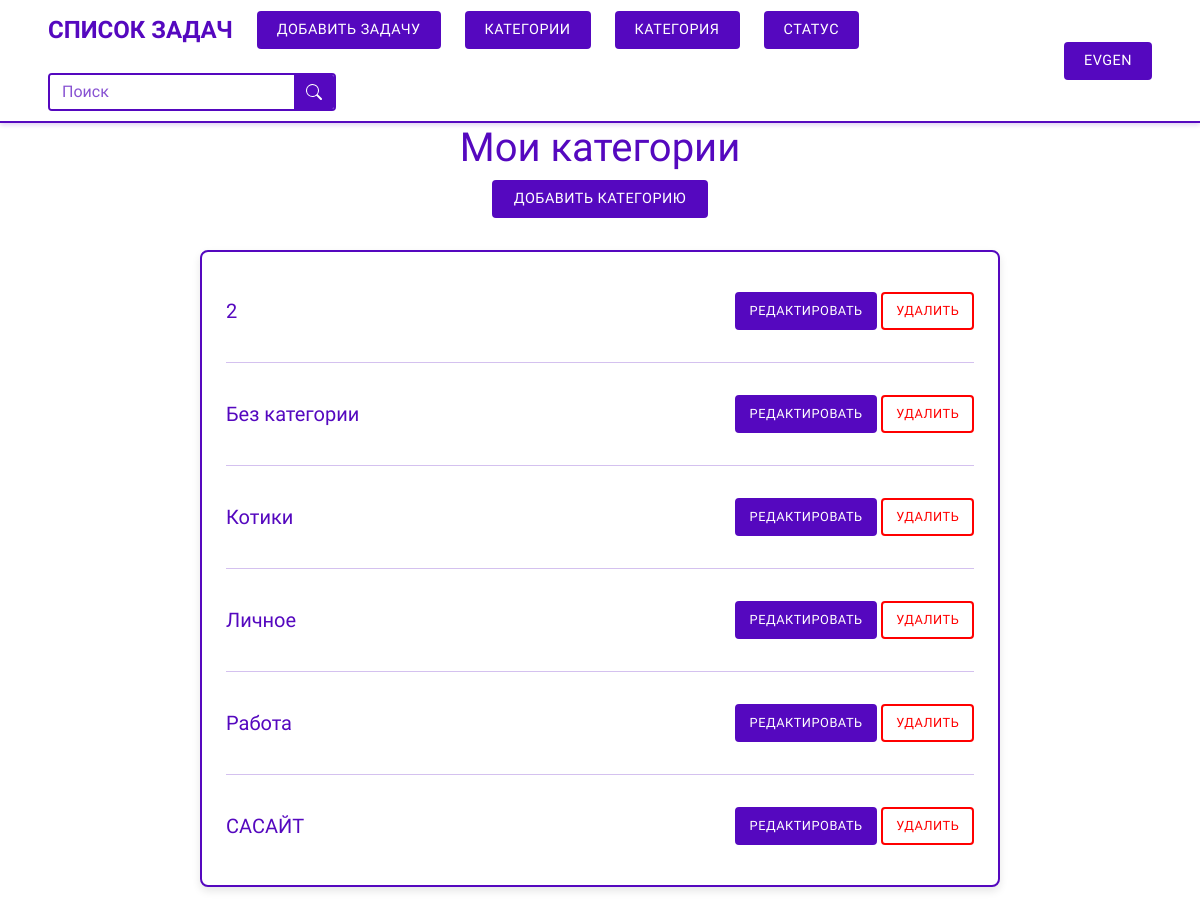
Screenshot of /category/ (signed in) with the database file from the repository.
### task/models.py (models this page shows, shortened)
class Category(models.Model):
    name = models.CharField(max_length=50, verbose_name='Название')
    slug = models.SlugField(max_length=50, db_index=True, allow_unicode=True)
    user = models.ForeignKey(User, on_delete=models.CASCADE, verbose_name='Пользователь', related_name='categories')
    class Meta:
        ordering = ('name',)
        verbose_name = 'Категория'
        verbose_name_plural = 'Категории'
        constraints = [
            models.UniqueConstraint(fields=['slug', 'user'], name='unique_slug_per_user')
        ]

### task/views.py (the view)
# urls.py: path('category/', views.category_list, name='category_list'),
@login_required
def category_list(request):
    return render(request, 'task/category_list.html')

### task/templatetags/filter_tags.py (called while the page is built)
@register.simple_tag(takes_context=True)
def url_replace_param(context, **kwargs):
    request = context['request']
    dict_ = request.GET.copy()
    for key, value in kwargs.items():
        if value is not None:
            dict_[key] = value
        else:
            if key in dict_:
                del dict_[key]
    url = reverse('task:home')
    encoded_params = urlencode({k: v for k, v in dict_.items() if v}, doseq=True)
    if encoded_params:
        return f'{url}?{encoded_params}'
    return url

### task/templates/task/category_list.html (shortened to what this page needs)
{% extends 'base.html' %}
{% block content %}
    <div class="container mt-4">
        <h1 class="text-center">Мои категории</h1>
        <a href="{% url 'task:category_create' %}{{ all }}" class="btn btn-login">Добавить категорию</a>
        <div class="category-list-container">
            {% for category in categories %}
                <div class="category-item">
                    <div class="category-name-container">
                        <h2 class="category-name">{{ category.name }}</h2>
                    </div>
                    <div class="category-action">
                        <a href="{% url 'task:category_edit' category.slug %}{{ all }}" class="btn btn-sm btn-login">Редактировать</a>
                        <a href="#" class="btn btn-sm btn-cancel">Удалить</a>
                    </div>
                </div>
                {% if not forloop.last %}
                    <hr class="category-separator">
                {% endif %}
            {% endfor %}
        </div>
    </div>
{% endblock %}

### task/templates/base.html (shortened to what this page needs)
{% load django_bootstrap5 %}
{% bootstrap_css %}
{% load static %}
{% load filter_tags %}
<!DOCTYPE html>
<html lang="ru">
<head>
    <link rel="stylesheet" href="{% static 'css/style.css' %}">
</head>
<body>
<header>
    <div class="container">
        <div class="header-left">
            <a href="{% url 'task:home' %}{{ all }}" class="logo">Список задач</a>
            {% if user.is_authenticated %}
                <a href="{% url 'task:task_create' %}{{ all }}" class="btn btn-add-task">Добавить задачу</a>
                <a href="{% url 'task:category_list' %}{{ all }}" class="btn btn-add-task">Категории</a>
                <div class="dropdown filter-dropdown">
                    <button class="btn btn-dropdown">
                        {% with current_category_slug=request.GET.category %}
                            {% if current_category_slug %}
                                {% for cat in categories %}
                                    {% if cat.slug == current_category_slug %}{{ cat.name }}{% endif %}
                                {% endfor %}
                            {% else %}
                                Категория
                            {% endif %}
                        {% endwith %}
                    </button>
                </div>
                <div class="dropdown filter-dropdown">
                    <button class="btn btn-dropdown">
                        {% with current_status_key=request.GET.status %}
                            {% if current_status_key %}
                                {% for status_key, status_name in statuses %}
                                    {% if status_key == current_status_key %}{{ status_name }}{% endif %}
                                {% endfor %}
                            {% else %}
                                Статус
                            {% endif %}
                        {% endwith %}
                    </button>
                </div>
                <form method="get" action="{% url 'task:home' %}" class="search-form-container">
                    <input type="text" name="search" class="form-control custom-search-input" placeholder="Поиск"
                           value="{{ request.GET.search|default:'' }}">
                    <button class="btn custom-search-button" type="submit">
                        <svg xmlns="http://www.w3.org/2000/svg" width="16" height="16" fill="currentColor"
                             class="bi bi-search" viewBox="0 0 16 16">
                            <path d="M11.742 10.344a6.5 6.5 0 1 0-1.397 1.398h-.001q.044.06.098.115l3.85 3.85a1 1 0 0 0 1.415-1.414l-3.85-3.85a1 1 0 0 0-.115-.1zM12 6.5a5.5 5.5 0 1 1-11 0 5.5 5.5 0 0 1 11 0"></path>
                        </svg>
                    </button>
                </form>
            {% endif %}
        </div>
        <div class="header-right">
            {% if user.is_authenticated %}
                <div class="dropdown">
                    <button class="btn btn-dropdown">{{ user.username }}</button>
                </div>
            {% else %}
                <a href="{% url 'account:login' %}" class="btn btn-login">Войти</a>
                <a href="{% url 'account:register' %}" class="btn btn-register">Регистрация</a>
            {% endif %}
        </div>
    </div>
</header>
{% block content %}
{% endblock %}
</body>
</html>

### rows the page displays
Category: name "2"
Category: name "Без категории"
Category: name "Котики"
Category: name "Личное"
Category: name "Работа"
Category: name "САСАЙТ"

### other values shown
{{ user.username }} "EVGEN"
